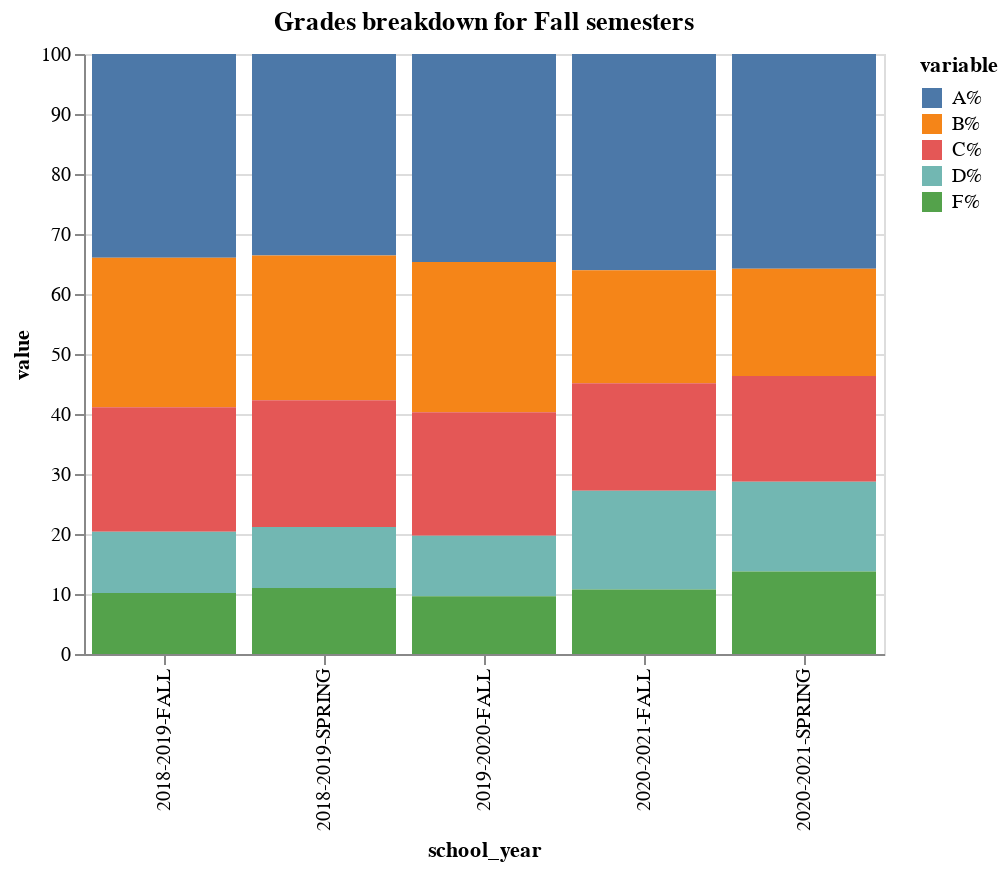

The notebook cell saved with this chart:
### Code cell
alt.Chart(grades_chart).mark_bar().encode(
    x='school_year',
    y='value',
    color='variable',  
).properties(
    title='Grades breakdown for Fall semesters',
    width=400,
    height=300
)

### Figure 1 — Vega-Lite specification as saved in the notebook (floating-point values rounded to 4 significant figures)
{"config": {"view": {"continuousWidth": 400, "continuousHeight": 300}}, "data": {"name": "data-e3decd3fc39f2ed09ec59986b3cd2f5f"}, "mark": "bar", "encoding": {"color": {"type": "nominal", "field": "variable"}, "x": {"type": "nominal", "field": "school_year"}, "y": {"type": "quantitative", "field": "value"}}, "height": 300, "title": "Grades breakdown for Fall semesters", "width": 400, "$schema": "https://vega.github.io/schema/vega-lite/v4.8.1.json", "datasets": {"data-e3decd3fc39f2ed09ec59986b3cd2f5f": [{"school_year": "2018-2019-FALL", "variable": "A%", "value": 33.96}, {"school_year": "2018-2019-SPRING", "variable": "A%", "value": 33.57}, {"school_year": "2019-2020-FALL", "variable": "A%", "value": 34.69}, {"school_year": "2020-2021-FALL", "variable": "A%", "value": 36.06}, {"school_year": "2020-2021-SPRING", "variable": "A%", "value": 35.81}, {"school_year": "2018-2019-FALL", "variable": "B%", "value": 24.92}, {"school_year": "2018-2019-SPRING", "variable": "B%", "value": 24.12}, {"school_year": "2019-2020-FALL", "variable": "B%", "value": 25.02}, {"school_year": "2020-2021-FALL", "variable": "B%", "value": 18.81}, {"school_year": "2020-2021-SPRING", "variable": "B%", "value": 17.85}, {"school_year": "2018-2019-FALL", "variable": "C%", "value": 20.74}, {"school_year": "2018-2019-SPRING", "variable": "C%", "value": 21.15}, {"school_year": "2019-2020-FALL", "variable": "C%", "value": 20.58}, {"school_year": "2020-2021-FALL", "variable": "C%", "value": 17.94}, {"school_year": "2020-2021-SPRING", "variable": "C%", "value": 17.63}, {"school_year": "2018-2019-FALL", "variable": "D%", "value": 10.21}, {"school_year": "2018-2019-SPRING", "variable": "D%", "value": 10.15}, {"school_year": "2019-2020-FALL", "variable": "D%", "value": 10.07}, {"school_year": "2020-2021-FALL", "variable": "D%", "value": 16.43}, {"school_year": "2020-2021-SPRING", "variable": "D%", "value": 14.98}, {"school_year": "2018-2019-FALL", "variable": "F%", "value": 10.18}, {"school_year": "2018-2019-SPRING", "variable": "F%", "value": 11.01}, {"school_year": "2019-2020-FALL", "variable": "F%", "value": 9.637}, {"school_year": "2020-2021-FALL", "variable": "F%", "value": 10.76}, {"school_year": "2020-2021-SPRING", "variable": "F%", "value": 13.73}]}}
